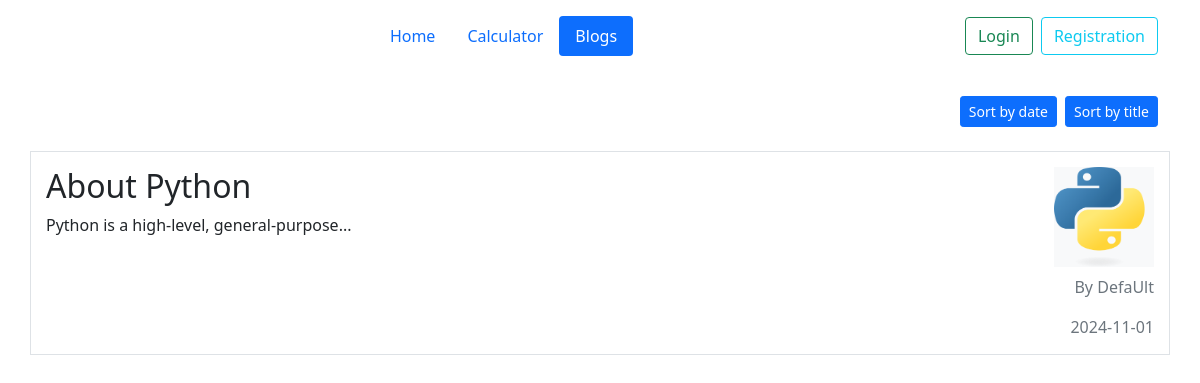
Page /blogs-all on the committed database.
### app.py (models this page shows, shortened)
class Blog(db.Model):
    __tablename__ = 'blog'
    id = db.Column(db.Integer, primary_key=True)
    title = db.Column(db.String(80), unique=True, nullable=False)
    content = db.Column(db.Text, nullable=False)
    author_id = db.Column(db.Integer, db.ForeignKey('user.id'))
    image = db.Column(db.String(80))
    created = db.Column(db.DateTime, default=datetime.now)

class User(db.Model, UserMixin):
    id = db.Column(db.Integer, primary_key=True)
    first_name = db.Column(db.String(50), nullable=False)
    last_name = db.Column(db.String(50), nullable=False)
    username = db.Column(db.String(80), unique=True, nullable=False)
    email = db.Column(db.String(120), unique=True, nullable=False)
    password = db.Column(db.String(80), nullable=False)
    blogs = db.relationship('Blog', backref='author', cascade="all, delete-orphan")
    is_active = db.Column(db.Boolean, default=True)
    profile_image = db.Column(db.String(80))

### app.py (the view)
@app.route('/blogs-all')
def blogs():
    blogs_list = Blog.query.all()
    return render_template('blogs_list.html', blogs=blogs_list, active_page='blog')

### templates/blogs_list.html (shortened to what this page needs)
{% extends "base.html" %}
{% block content %}
    <div class="container mt-4">
        <div class="row mb-4">
            <div class="col-12 d-flex justify-content-end">
                <button onclick="sortByDate()" class="btn btn-primary btn-sm me-2">Sort by date</button>
                <button onclick="sortByTitle()" class="btn btn-primary btn-sm">Sort by title</button>
            </div>
        </div>
        <div class="row" id="articles-container">
            {% for blog in blogs %}
                <div class="col-12 article-card"
                     data-title="{{ blog.title }}"
                     data-date="{{ blog.created.strftime('%Y-%m-%d') }}">
                    <a href="{{ url_for("blog", blog_id=blog.id) }}" class="article-link">
                        <div class="d-flex">
                            <div class="article-content">
                                <h2>{{ blog.title }}</h2>
                                <p>{{ blog.content | truncate(50) }}</p>
                            </div>
                            <div class="article-image-container">
                                {% if blog.image %}
                                    <div class="article-image">
                                        <img src="{{ url_for("static", filename=blog.image) }}" alt="image" width="100" height="100">
                                    </div>
                                {% endif %}
                                <p class="text-muted mt-2">By {{ blog.author.username }}</p>
                                <p class="text-muted mb-0">{{ blog.created.strftime('%Y-%m-%d') }}</p>
                            </div>
                        </div>
                    </a>
                </div>
            {% endfor %}
        </div>
    </div>
{% endblock %}

### static/css/styles.css (style rules this page uses)
.article-link { color: inherit; text-decoration: none; display: block; transition: transform 0.2s ease-in-out; }
.article-card { border: 1px solid #dee2e6; margin-bottom: 20px; padding: 15px; transition: box-shadow 0.2s ease-in-out; }
.article-image-container { display: flex; flex-direction: column; align-items: flex-end; }
.article-image { width: 100px; height: 100px; background-color: #f8f9fa; display: flex; align-items: center; justify-content: center; }
.article-content { flex-grow: 1; padding-right: 15px; }

### rows in the picture
Blog: title "About Python", content "Python is a high-level, general-purpose...", image (picture), author.username "DefaUlt", created "2024-11-01"
